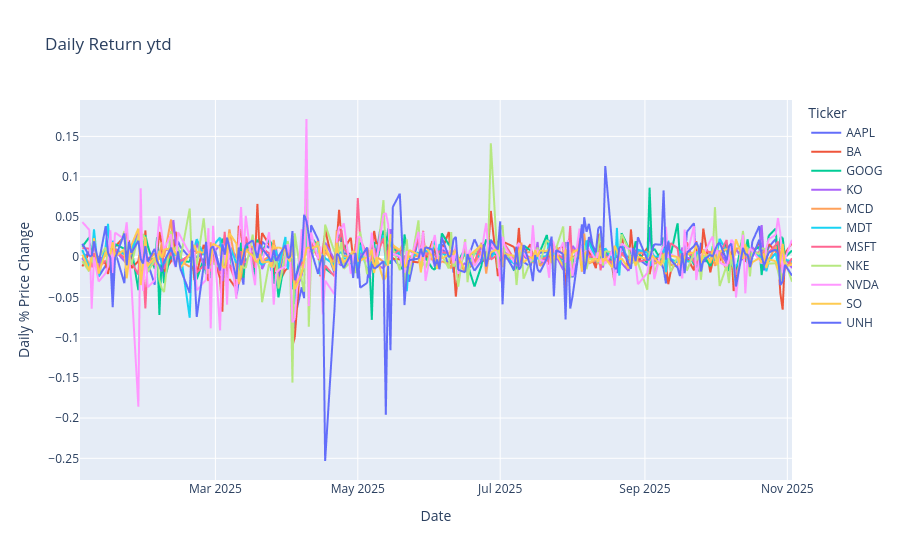

Notebook code for this chart:
### Code cell
df = test.getLogReturnHistory()
fig = px.line(df, x = df.index, y = df.columns, title = f'Daily Return {test.timePeriod}')
fig.update_layout(yaxis_title="Daily % Price Change")
fig.show()

### Figure 1 — Plotly figure (JSON) as saved in the notebook; plotly's stock layout.template omitted (floating-point values rounded to 4 significant figures; data arrays with more than 128 entries replaced by an {"elided": "..."} marker saying what was removed)
{"data": [{"hovertemplate": "Ticker=AAPL<br>Date=%{x}<br>value=%{y}<extra></extra>", "legendgroup": "AAPL", "line": {"color": "#636efa", "dash": "solid"}, "marker": {"symbol": "circle"}, "mode": "lines", "name": "AAPL", "showlegend": true, "type": "scattergl", "x": {"elided": "210 str values"}, "xaxis": "x", "y": {"elided": "210 float values"}, "yaxis": "y"}, {"hovertemplate": "Ticker=BA<br>Date=%{x}<br>value=%{y}<extra></extra>", "legendgroup": "BA", "line": {"color": "#EF553B", "dash": "solid"}, "marker": {"symbol": "circle"}, "mode": "lines", "name": "BA", "showlegend": true, "type": "scattergl", "x": {"elided": "210 str values"}, "xaxis": "x", "y": {"elided": "210 float values"}, "yaxis": "y"}, {"hovertemplate": "Ticker=GOOG<br>Date=%{x}<br>value=%{y}<extra></extra>", "legendgroup": "GOOG", "line": {"color": "#00cc96", "dash": "solid"}, "marker": {"symbol": "circle"}, "mode": "lines", "name": "GOOG", "showlegend": true, "type": "scattergl", "x": {"elided": "210 str values"}, "xaxis": "x", "y": {"elided": "210 float values"}, "yaxis": "y"}, {"hovertemplate": "Ticker=KO<br>Date=%{x}<br>value=%{y}<extra></extra>", "legendgroup": "KO", "line": {"color": "#ab63fa", "dash": "solid"}, "marker": {"symbol": "circle"}, "mode": "lines", "name": "KO", "showlegend": true, "type": "scattergl", "x": {"elided": "210 str values"}, "xaxis": "x", "y": {"elided": "210 float values"}, "yaxis": "y"}, {"hovertemplate": "Ticker=MCD<br>Date=%{x}<br>value=%{y}<extra></extra>", "legendgroup": "MCD", "line": {"color": "#FFA15A", "dash": "solid"}, "marker": {"symbol": "circle"}, "mode": "lines", "name": "MCD", "showlegend": true, "type": "scattergl", "x": {"elided": "210 str values"}, "xaxis": "x", "y": {"elided": "210 float values"}, "yaxis": "y"}, {"hovertemplate": "Ticker=MDT<br>Date=%{x}<br>value=%{y}<extra></extra>", "legendgroup": "MDT", "line": {"color": "#19d3f3", "dash": "solid"}, "marker": {"symbol": "circle"}, "mode": "lines", "name": "MDT", "showlegend": true, "type": "scattergl", "x": {"elided": "210 str values"}, "xaxis": "x", "y": {"elided": "210 float values"}, "yaxis": "y"}, {"hovertemplate": "Ticker=MSFT<br>Date=%{x}<br>value=%{y}<extra></extra>", "legendgroup": "MSFT", "line": {"color": "#FF6692", "dash": "solid"}, "marker": {"symbol": "circle"}, "mode": "lines", "name": "MSFT", "showlegend": true, "type": "scattergl", "x": {"elided": "210 str values"}, "xaxis": "x", "y": {"elided": "210 float values"}, "yaxis": "y"}, {"hovertemplate": "Ticker=NKE<br>Date=%{x}<br>value=%{y}<extra></extra>", "legendgroup": "NKE", "line": {"color": "#B6E880", "dash": "solid"}, "marker": {"symbol": "circle"}, "mode": "lines", "name": "NKE", "showlegend": true, "type": "scattergl", "x": {"elided": "210 str values"}, "xaxis": "x", "y": {"elided": "210 float values"}, "yaxis": "y"}, {"hovertemplate": "Ticker=NVDA<br>Date=%{x}<br>value=%{y}<extra></extra>", "legendgroup": "NVDA", "line": {"color": "#FF97FF", "dash": "solid"}, "marker": {"symbol": "circle"}, "mode": "lines", "name": "NVDA", "showlegend": true, "type": "scattergl", "x": {"elided": "210 str values"}, "xaxis": "x", "y": {"elided": "210 float values"}, "yaxis": "y"}, {"hovertemplate": "Ticker=SO<br>Date=%{x}<br>value=%{y}<extra></extra>", "legendgroup": "SO", "line": {"color": "#FECB52", "dash": "solid"}, "marker": {"symbol": "circle"}, "mode": "lines", "name": "SO", "showlegend": true, "type": "scattergl", "x": {"elided": "210 str values"}, "xaxis": "x", "y": {"elided": "210 float values"}, "yaxis": "y"}, {"hovertemplate": "Ticker=UNH<br>Date=%{x}<br>value=%{y}<extra></extra>", "legendgroup": "UNH", "line": {"color": "#636efa", "dash": "solid"}, "marker": {"symbol": "circle"}, "mode": "lines", "name": "UNH", "showlegend": true, "type": "scattergl", "x": {"elided": "210 str values"}, "xaxis": "x", "y": {"elided": "210 float values"}, "yaxis": "y"}], "layout": {"legend": {"title": {"text": "Ticker"}, "tracegroupgap": 0}, "title": {"text": "Daily Return ytd"}, "xaxis": {"anchor": "y", "domain": [0, 1], "title": {"text": "Date"}}, "yaxis": {"anchor": "x", "domain": [0, 1], "title": {"text": "Daily % Price Change"}}}}
